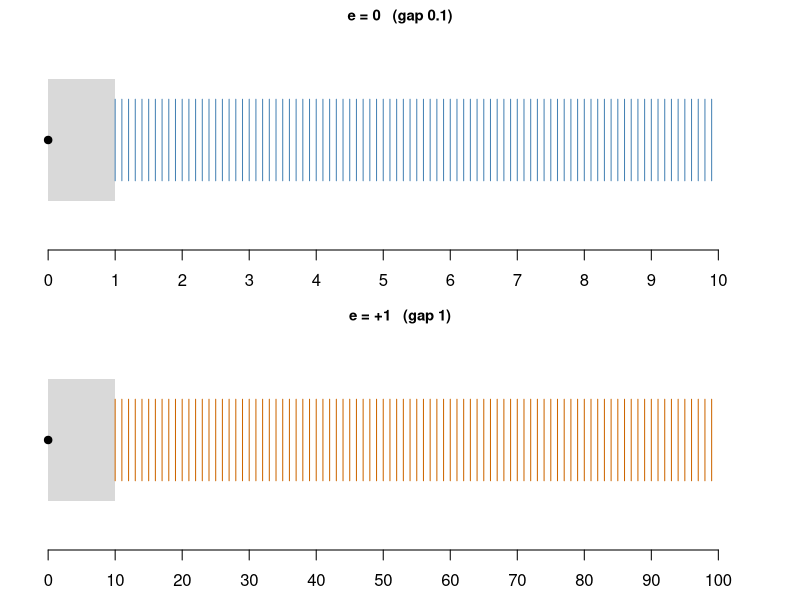

This figure's R source:
## ---- chunk 1
options(digits = 22)

## ---- chunk 2
#| label: integer-limits
#| warning: false
.Machine$integer.max

## Check upper bounds
as.integer(2^31 - 1)                    # maximum valid integer
as.integer(2^31)                        # exceeds limit, returns NA
as.integer(2^31 - 1) + as.integer(1)    # overflows to NA

## Check lower bounds
as.integer(-(2^31 - 1))                 # minimum valid integer
as.integer(-2^31)                       # exceeds lower limit, returns NA
## ---- chunk 3
#| label: integer-product
#| warning: false
50000L * 50000L
50000 * 50000
## ---- chunk 4
#| label: toy-all-numbers
m <- outer(1:9, 0:9, function(a, b) sprintf("%.1f",a + b / 10))
dimnames(m) <- list(d1 = 1:9, d2 = 0:9)
m
## ---- chunk 5
#| label: fig-toy-lines
#| echo: false
#| fig-width: 9
#| fig-height: 3.6
#| fig-cap: 'Positive numbers at zoom $e=0$ (top, gap $0.1$) and $e=+1$ (bottom, gap $1$). Grey bands hold the crowded marks of all lower zooms ($e<0$, and $e\le 0$ in the bottom panel); overflow occurs only far to the right, beyond $9.9\times10^{9}$.'
par(mfrow = c(2, 1), mar = c(2.5, 1, 1.5, 1))
m0 <- (10:99) / 10; m1 <- 10:99
plot(NA, xlim = c(0, 10.5), ylim = c(0, 1), axes = FALSE, xlab = "", ylab = "",
     main = "e = 0   (gap 0.1)", cex.main = 0.9)
rect(0, 0.2, 1, 0.8, col = "gray85", border = NA)
segments(m0, 0.3, m0, 0.7, col = "steelblue")
points(0, 0.5, pch = 19)
axis(1, at = 0:10)
plot(NA, xlim = c(0, 105), ylim = c(0, 1), axes = FALSE, xlab = "", ylab = "",
     main = "e = +1   (gap 1)", cex.main = 0.9)
rect(0, 0.2, 10, 0.8, col = "gray85", border = NA)
segments(m1, 0.3, m1, 0.7, col = "darkorange3")
points(0, 0.5, pch = 19)
axis(1, at = seq(0, 100, 10))
## ---- chunk 6
#| label: double-limits
c(eps = .Machine$double.eps, xmax = .Machine$double.xmax,
  xmin = .Machine$double.xmin, subnormal = 2^-1074, maxint = 2^53)
## ---- chunk 7
#| label: machine-eps
1 + 2^-52 == 1
1 + 2^-53 == 1                       # half an epsilon is lost
0.1 + 0.2 == 0.3                     # rounding error
isTRUE(all.equal(0.1 + 0.2, 0.3))    # test with tolerance sqrt(eps)
## ---- chunk 8
#| label: over-underflow
2 * .Machine$double.xmax             # overflow: Inf
exp(710)                             # overflow: Inf
2^-1075                              # underflow: 0
prod(rep(0.01, 200))                 # 1e-400 underflows to 0
sum(log(rep(0.01, 200)))             # the log scale is safe
## ---- chunk 9
#| label: spacing-demo
2^52 + 1 == 2^52                     # gap 1: still distinguishable
2^53 + 1 == 2^53                     # gap 2: the +1 is lost
format(c(2^53, 2^53 + 1, 2^53 + 2), digits = 17)
.Machine$integer.max                 # 2^31 - 1
## ---- chunk 10
#| label: sum-large-small
## the target value
f0 <- 1 + 2^(-40)
f0

## adding 2^-52 (one epsilon) 2^12 times works: each addition changes the sum
f1 <- 1; i <- 1
while (i <= 2^12) { f1 <- f1 + 2^(-52); i <- i + 1 }
f1

## adding 2^-53 (half an epsilon) 2^13 times fails: 1 + 2^-53 rounds to 1 every time
f2 <- 1; i <- 1
while (i <= 2^13) { f2 <- f2 + 2^(-53); i <- i + 1 }
f2

## this difference is not due to number display in R
f0 == f1
f0 == f2

## R's built-in sum() uses pairwise summation and extended precision
f3 <- sum(c(1, rep(2^(-53), 2^13))); f3
f1 == f3
f4 <- sum(c(1, rep(2^(-54), 2^14))); f4
f0 == f4

## the fix: accumulate the small numbers first, then add to 1
f6s <- 0; i <- 1
while (i <= 2^14) { f6s <- f6s + 2^(-54); i <- i + 1 }
f6s
f6 <- f6s + 1; f6
f0 == f6
## ---- chunk 11
#| label: summation-methods
x <- c(1, rep(1e-16, 1e4))                 # exact sum is 1 + 1e-12

naive_sum <- function(x) { s <- 0; for (v in x) s <- s + v; s }

kahan_sum <- function(x) {
  s <- 0; c <- 0                            # c holds the running roundoff error
  for (v in x) { y <- v - c; t <- s + y; c <- (t - s) - y; s <- t }
  s }

c(naive   = naive_sum(x) - 1,
  sorted  = naive_sum(sort(x)) - 1,
  kahan   = kahan_sum(x) - 1,
  builtin = sum(x) - 1,
  exact   = 1e-12)
## ---- chunk 12
#| label: eps-other-bases
log(2^(-52))               # base e: about -36
1 + exp(-35)
1 + exp(-37)               # evaluates to exactly 1

log(2^(-52), base = 10)    # base 10: about -15.7
1 + 1e-15 == 1
1 + 1e-16 == 1
## ---- chunk 13
#| label: fexp-naive
#| message: false
library(knitr)

fexp <- function(x, debug = FALSE) {
  i <- 0; expx <- 1; u <- 1
  if (debug) debug_list <- list()
  while (abs(u) > 1e-20 * abs(expx)) {
    i <- i + 1
    u <- u * x / i
    expx <- expx + u
    if (debug) debug_list[[i]] <- c(Step = i, Term_u = u, exp_x = expx)
  }
  if (debug) return(do.call(rbind, debug_list))
  expx
}

test_vals <- c(10, 20, 60, -1, -10, -20, -50)
res1 <- data.frame(x = test_vals, Built_in_Exp = exp(test_vals), Taylor_fexp = sapply(test_vals, fexp))
kable(res1, caption = "Built-in exp() versus the naive Taylor series fexp()")
## ---- chunk 14
#| label: fexp-debug
debug_matrix <- fexp(-50, debug = TRUE)
debug_summary <- rbind(
  head(debug_matrix, 10),
  matrix(NA, nrow = 1, ncol = 3, dimnames = list("...", colnames(debug_matrix))),
  tail(debug_matrix, 10))
kable(debug_summary, caption = "Debug trace for fexp(-50) showing catastrophic cancellation")
## ---- chunk 15
#| label: fexp-robust
fexp2 <- function(x) {
  xa <- abs(x); i <- 0; expx <- 1; u <- 1
  while (u > 1e-20 * expx) { i <- i + 1; u <- u * xa / i; expx <- expx + u }
  if (x >= 0) expx else 1 / expx
}

test_vals_neg <- c(-10, -20, -50)
res2 <- data.frame(x = test_vals_neg, Built_in_Exp = exp(test_vals_neg), Robust_fexp2 = sapply(test_vals_neg, fexp2))
kable(res2, caption = "Robust fexp2() for negative arguments")
## ---- chunk 16
#| label: expm1-demo
x <- 1e-10
c(naive = exp(x) - 1, expm1 = expm1(x), series = x + x^2 / 2)
x <- 1e-20
c(naive = log(1 + x), log1p = log1p(x))
## ---- chunk 17
#| label: variance-formulas
## one-pass (computational) formula
var1 <- function(x) { n <- length(x); (sum(x^2) - sum(x)^2 / n) / (n - 1) }

## two-pass formula (centering on the mean)
var2 <- function(x) { n <- length(x); sum((x - mean(x))^2) / (n - 1) }

## small data works fine for both
x <- c(1, 2, 3)
c(var1(x), var2(x), var(x))

## a large shift exposes catastrophic cancellation in var1
x <- c(1, 2, 3) + 1e8
c(var1(x), var2(x), var(x))
x <- c(1, 2, 3) + 1e10
c(var1(x), var2(x), var(x))
## ---- chunk 18
#| label: variance-scan
M <- 10^(0:10)
res <- t(sapply(M, function(m) { x <- c(1, 2, 3) + m; c(M = m, one_pass = var1(x), two_pass = var2(x)) }))
kable(res, caption = "One-pass versus two-pass variance as the data are shifted by M", digits = 6)
## ---- chunk 19
#| label: variance-fixes
var_shifted <- function(x) { n <- length(x); d <- x - x[1]; (sum(d^2) - sum(d)^2 / n) / (n - 1) }

var_welford <- function(x) {
  m <- 0; S <- 0
  for (k in seq_along(x)) { m_old <- m; m <- m + (x[k] - m) / k; S <- S + (x[k] - m_old) * (x[k] - m) }
  S / (length(x) - 1) }

x <- c(1, 2, 3) + 1e10
c(one_pass = var1(x), shifted = var_shifted(x), welford = var_welford(x), two_pass = var2(x))
## ---- chunk 20
#| label: sigmoid-demo
p1 <- function(theta) exp(theta) / (1 + exp(theta))
p2 <- function(theta) 1 / (1 + exp(-theta))

## large positive theta breaks p1, works in p2
theta <- 2000
c(p1 = p1(theta), p2 = p2(theta))

## large negative theta works for both
theta <- -2000
c(p1 = p1(theta), p2 = p2(theta))

## the piecewise form is safe everywhere and keeps full precision in both tails
sigmoid <- function(x) ifelse(x >= 0, 1 / (1 + exp(-x)), exp(x) / (1 + exp(x)))
sigmoid(c(-2000, -20, 0, 20, 2000))
## ---- chunk 21
#| label: builtin-demo
c(naive = log(factorial(1000)), lfactorial = lfactorial(1000))
c(naive = log(dnorm(40)), dnorm_log = dnorm(40, log = TRUE))
c(naive = log(1 - pnorm(10)), stable = pnorm(10, lower.tail = FALSE, log.p = TRUE))
## ---- chunk 22
#| label: log-quotient-demo
log_x <- 800; x <- exp(log_x); x          # overflow
log_y <- 805; y <- exp(log_y); y          # overflow
x / y                                     # Inf/Inf = NaN

log_xovery <- log_x - log_y               # subtracting logs is safe
log_xovery
exp(log_xovery)

## likelihood versus log-likelihood for 2000 fair-coin tosses
p <- rep(0.5, 2000)
c(likelihood = prod(p), log_likelihood = sum(log(p)))
## ---- chunk 23
#| label: log-sum-exp
log_sum_exp <- function(log_x) {
  max_log_x <- max(log_x)
  max_log_x + log(sum(exp(log_x - max_log_x)))
}

## values that would overflow directly
log_x <- c(2000, 2010, 2030)
exp(log_x)                                   # Inf
c(direct = log(sum(exp(log_x))), lse = log_sum_exp(log_x))

## values that would underflow directly
log_x <- -c(2000, 2010, 2030)
exp(log_x)                                   # 0
c(direct = log(sum(exp(log_x))), lse = log_sum_exp(log_x))
## ---- chunk 24
#| label: mixture-loglik
y <- c(-1, 0.5, 2, 45)                      # the last value is far from both means
mu <- c(0, 3); w <- c(0.6, 0.4)
naive <- sum(log(w[1] * dnorm(y, mu[1]) + w[2] * dnorm(y, mu[2])))
stable <- sum(sapply(y, function(yi) log_sum_exp(log(w) + dnorm(yi, mu, log = TRUE))))
c(naive = naive, stable = stable)
## ---- chunk 25
#| label: log-softmax
x <- c(1000, 1001, 1005)
naive <- log(exp(x) / sum(exp(x)))
stable <- x - log_sum_exp(x)
rbind(naive, stable, probabilities = exp(stable))
## ---- chunk 26
#| label: log-minus-exp
log_minus_exp <- function(log_x, log_y) {
  if (log_x < log_y) stop("the first argument must be the larger")
  log_x + log1p(-exp(log_y - log_x))
}

log_minus_exp(2020, 2000)
exp(2000) - exp(1999)                       # direct subtraction: Inf - Inf = NaN

## nearly equal arguments: log1p keeps the precision that log(1 - .) would lose
lx <- 10; ly <- 10 - 1e-12
c(with_log1p = log_minus_exp(lx, ly), with_log = lx + log(1 - exp(ly - lx)), exact = log(exp(lx) - exp(ly)))
